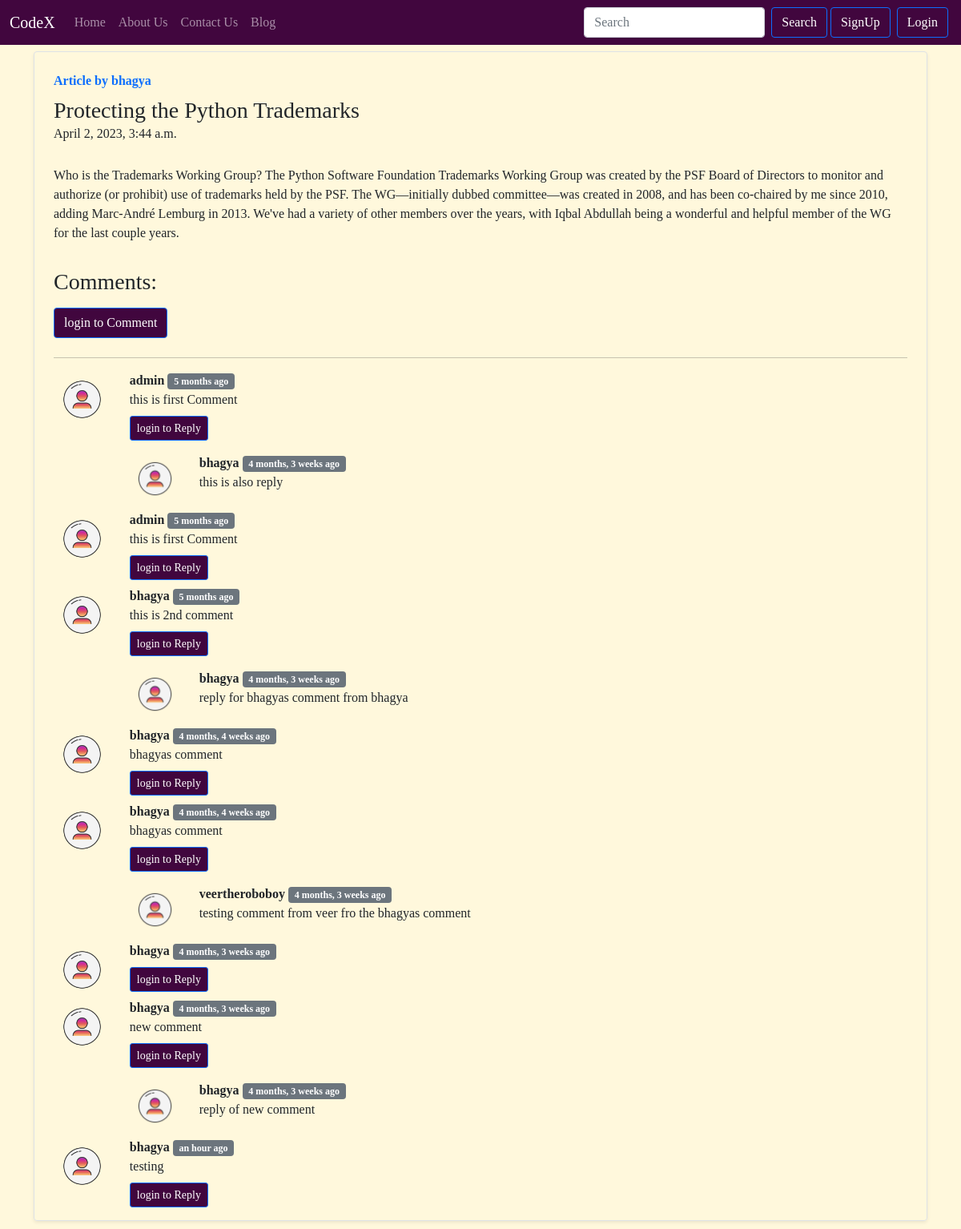
/blog/Protecting-the-Python-Trademarks, run on the app's committed database.
### blog/models.py (models this page shows, shortened)
class Post(models.Model):
    sr_no = models.AutoField(primary_key=True)
    title = models.CharField(max_length=255)
    author = models.CharField(max_length=50)
    content = models.TextField()
    slug = models.SlugField(max_length=155)
    timestamp = models.DateTimeField(blank=True)

class BlogComment(models.Model):
    sr_no = models.AutoField(primary_key=True)
    comment = models.TextField(max_length=100)
    user = models.ForeignKey(User,on_delete=models.CASCADE)
    post = models.ForeignKey(Post,on_delete=models.CASCADE)
    parent = models.ForeignKey('self',on_delete=models.CASCADE,null=True)
    timestamp = models.DateTimeField(default=now)

### blog/views.py (the view)
# urls.py: path('<str:slug>',views.blogpost,name='blogpost'),
def blogpost(request, slug):
    post = Post.objects.filter(slug=slug).first()
    comments = BlogComment.objects.filter(post = post , parent = None)
    replies = BlogComment.objects.filter(post = post).exclude(parent = None)
    repdict = {}
    for reply in replies:
        if reply.parent.sr_no not in repdict.keys():
            repdict[reply.parent.sr_no]=[reply]
        else:
            repdict[reply.parent.sr_no].append(reply)
    context = {'post': post,'comments':comments, "repdict": repdict}
    return render(request,"blog/blogpost.html",context)

### blog/templatetags/extras.py (called while the page is built)
@register.filter(name = 'get_val')
def get_val(dict, key):
    return dict.get(key)

### templates/blog/blogpost.html (shortened to what this page needs)
{% extends 'base.html' %}
{% block body %}
{% load humanize %}
{% load extras %}
{% if post %}
<div class="container">
  <div class="my-2">
    <div class="row g-0 border rounded overflow-hidden flex-md-row mb-4 shadow-sm h-md-250 position-relative">
      <div class="col p-4 d-flex flex-column position-static">
        <strong class="d-inline-block mb-2 text-primary">Article by {{post.author}}</strong>
        <h3 class="mb-0"> {{post.title}}</h3>
        <div class="mb-1 text-body-secondary">{{post.timestamp}}</div>
        <p class="card-text mb-auto pt-4">{{post.content|safe}}</p>
      </div>
      <div class="my-2 mx-4">
        <h3>Comments:</h3>
        <div class="mx-auto">
          {% if user.is_authenticated %}
          <form action="/blog/postComment" class="mx-auto" method="post">
            {% csrf_token %}
            <div class="form-group me-5">
              <label for="comment">Type your Comment here</label>
              <input type="text" name="comment" class="form-control me-4" id="comment">
              <input type="hidden" name="parentsno" value="">
            </div>
            <input type="hidden" name="postsno" value="{{post.sr_no}}">
            <button type="submit" class="btn btn-primary my-2">Post Comment</button>
          </form>
          {% else %}
          <button type="button" class="btn btn-primary my-2" data-bs-toggle="modal" data-bs-target="#loginmodal">login to Comment</button>
          {% endif %}
        </div>
        <hr class="me-5">
        {% for comment in comments %}
        <div class="row">
          <div class="col-md-1 "><img class="img-fluid" src="/static/images/user2.png" alt="user"></div>
          <div class="col-md-11 "><b>{{comment.user.username}}</b>
            <span class="badge bg-secondary ">{{comment.timestamp | naturaltime}}</span>
            <div>{{comment.comment}}</div>
            <div class="reply mx-0">
              {% if user.is_authenticated %}
              <button class="btn btn-sm btn-primary" type="button" data-bs-toggle="collapse"
                data-bs-target="#replybox{{comment.sr_no}}" aria-expanded="false" aria-controls="collapseExample">
                Reply
              </button>
              <div class="collapse" id="replybox{{comment.sr_no}}">
                <div class="card card-body">
                  <form action="/blog/postComment" method="post">
                    {% csrf_token %}
                    <div class="form-group">
                      <label for="commentreply">post reply</label>
                      <input type="text" name="comment" class="form-control me-4" id="commentreply">
                      <input type="hidden" name="parentsno" value="{{comment.sr_no}}">
                    </div>
                    <input type="hidden" name="postsno" value="{{post.sr_no}}">
                    <button type="submit" class="btn btn-primary my-2">Post reply</button>
                  </form>
                </div>
              </div>
              {% else %}
              <button class="btn btn-sm btn-primary my-2" type="Button" data-bs-toggle="modal" data-bs-target="#loginmodal">
                login to Reply
              </button>
              {% endif %}
            </div>
            {% for reply in repdict|get_val:comment.sr_no %}
            <div class="replies my-2">
              <div class="row">
                <div class="col-md-1 ">
                  <img class="img-fluid" src="/static/images/user2.png" alt="user">
                </div>
                <div class="col-md-11 "><b>{{reply.user.username}}</b>
                  <span class="badge bg-secondary ">{{reply.timestamp | naturaltime}}</span>
                  <div>{{reply.comment}}</div>
                </div>
              </div>
            </div>
            {% endfor %}
          </div>
        </div>
      {% endfor %}
    </div>
    </div>
  </div>
</div>
{% endif %}
{% endblock body %}

### templates/base.html (shortened to what this page needs)
<!doctype html>
<html lang="en" data-bs-theme="dark">
  <head>
    <link href="https://cdn.jsdelivr.net/npm/bootstrap@5.0.2/dist/css/bootstrap.min.css" rel="stylesheet">
  </head>
  {% load static %}
  <body  >
    <nav class="navbar navbar-expand-lg  navbar-dark " style="background-color: #41063e;">
        <div class="container-fluid">
          <a class="navbar-brand" href="/">CodeX</a>
          <div class="collapse navbar-collapse" id="navbarSupportedContent">
            <ul class="navbar-nav me-auto mb-2 mb-lg-0">
              <li class="nav-item">
                <a class="nav-link {% block homeactive %}{% endblock homeactive %}" aria-current="page" href="/">Home</a>
              </li>
              <li class="nav-item">
                <a class="nav-link {% block aboutactive %}{% endblock aboutactive %}" href="/about">About Us</a>
              </li>
              <li class="nav-item">
                <a class="nav-link {% block contactactive %}{% endblock contactactive %}" href="/contact">Contact Us</a>
              </li>
              <li class="nav-item">
                <a class="nav-link {% block blogactive %}{% endblock blogactive %}" href="/blog/bloghome">Blog</a>
              </li>
            </ul>
            <form class="d-flex" role="search" method="get" action="search">
              <input class="form-control me-2" name="query" id="query" type="search" placeholder="Search" aria-label="Search">
              <button class="btn btn-primary" type="submit">Search</button>
            </form>
             {% if user.is_authenticated %}
             <li class="nav-item dropdown">
              <a class="btn btn-primary dropdown-toggle" href="#" role="button" data-bs-toggle="dropdown" aria-expanded="false">
                Wellcome {{request.user}}
              </a>
              <ul class="dropdown-menu">
                <li><a class="dropdown-item" href="/logout">Logout</a></li>
              </ul>
            </li>
            </button>
             {% else %}
            <button type="button" class="btn btn-primary mx-1" data-bs-toggle="modal" data-bs-target="#signupmodal">
              SignUp
            </button>
            <button type="button" class="btn btn-primary mx-1" data-bs-toggle="modal" data-bs-target="#loginmodal">
              Login
            </button>
            {% endif %}
          </div>
        </div>
      </nav>
{% block body %}{% endblock body %}
  </body>
</html>

### templates/base.html (style rules this page uses)
body { font-family:Georgia, 'Times New Roman', Times, serif; background-color: cornsilk; }
.btn-primary { background-color: #41063e; }

### data on the page
Post: author "bhagya", title "Protecting the Python Trademarks", timestamp "April 2, 2023, 3:44 a.m.", content "Who is the Trademarks Working Group? The Python Software Foundation Trademarks Working Group was created by the PSF Board of Directors to monitor and authorize (or prohibit) use of trademarks held by the PSF. The WG—initially dubbed committee—was created in 2008, and has been co-chaired by me since 2010, adding Marc-André Lemburg in 2013. We've had a variety of other members over the years, with Iqbal Abdullah being a wonderful and helpful member of the WG for the last couple years."
BlogComment: user.username "admin", timestamp "5 months ago", comment "this is first Comment"
BlogComment: user.username "bhagya", timestamp "4 months, 3 weeks ago", comment "this is also reply"
BlogComment: user.username "admin", timestamp "5 months ago", comment "this is first Comment"
BlogComment: user.username "bhagya", timestamp "5 months ago", comment "this is 2nd comment"
BlogComment: user.username "bhagya", timestamp "4 months, 3 weeks ago", comment "reply for bhagyas comment from bhagya"
BlogComment: user.username "bhagya", timestamp "4 months, 4 weeks ago", comment "bhagyas comment"
BlogComment: user.username "bhagya", timestamp "4 months, 4 weeks ago", comment "bhagyas comment"
BlogComment: user.username "veertheroboboy", timestamp "4 months, 3 weeks ago", comment "testing comment from veer fro the bhagyas comment"
BlogComment: user.username "bhagya", timestamp "4 months, 3 weeks ago"
BlogComment: user.username "bhagya", timestamp "4 months, 3 weeks ago", comment "new comment"
BlogComment: user.username "bhagya", timestamp "4 months, 3 weeks ago", comment "reply of new comment"
BlogComment: user.username "bhagya", timestamp "an hour ago", comment "testing"
